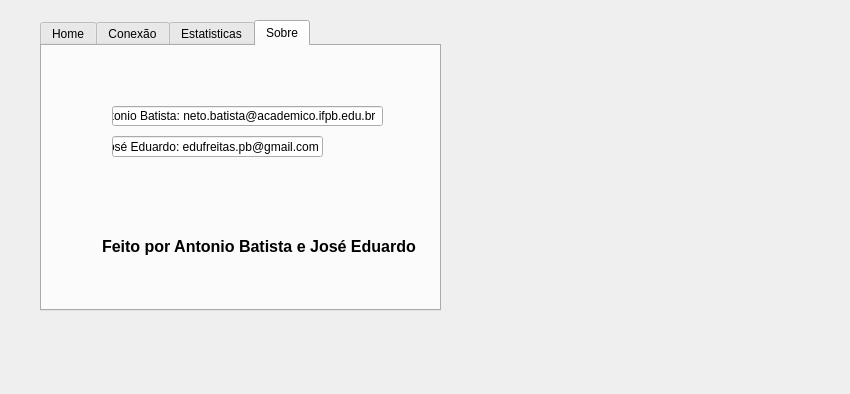
<?xml version="1.0" encoding="UTF-8"?>
<ui version="4.0">
 <class>MainWindow</class>
 <widget class="QMainWindow" name="MainWindow">
  <property name="geometry">
   <rect>
    <x>0</x>
    <y>0</y>
    <width>850</width>
    <height>394</height>
   </rect>
  </property>
  <property name="windowTitle">
   <string>MainWindow</string>
  </property>
  <widget class="QWidget" name="centralwidget">
   <widget class="QTabWidget" name="tabWidget">
    <property name="geometry">
     <rect>
      <x>40</x>
      <y>20</y>
      <width>401</width>
      <height>291</height>
     </rect>
    </property>
    <property name="currentIndex">
     <number>3</number>
    </property>
    <widget class="QWidget" name="tab">
     <attribute name="title">
      <string>Home</string>
     </attribute>
     <widget class="QLabel" name="label_3">
      <property name="geometry">
       <rect>
        <x>-4</x>
        <y>0</y>
        <width>401</width>
        <height>271</height>
       </rect>
      </property>
      <property name="text">
       <string/>
      </property>
      <property name="pixmap">
       <pixmap>../../../../../Pictures/Cats Gifs/Simple-Wallpaper-Full-HD-Free-Download-Wallpaperxyz-dot-Com-2.png</pixmap>
      </property>
      <property name="scaledContents">
       <bool>true</bool>
      </property>
     </widget>
     <widget class="QPushButton" name="btnAction">
      <property name="geometry">
       <rect>
        <x>154</x>
        <y>192</y>
        <width>91</width>
        <height>41</height>
       </rect>
      </property>
      <property name="text">
       <string>Alimentar</string>
      </property>
     </widget>
     <widget class="QLabel" name="label_6">
      <property name="geometry">
       <rect>
        <x>130</x>
        <y>40</y>
        <width>251</width>
        <height>41</height>
       </rect>
      </property>
      <property name="font">
       <font>
        <family>Mongolian Baiti</family>
        <pointsize>15</pointsize>
        <weight>50</weight>
        <bold>false</bold>
       </font>
      </property>
      <property name="text">
       <string>Meown - Alimentador de Pets</string>
      </property>
     </widget>
    </widget>
    <widget class="QWidget" name="tab_3">
     <attribute name="title">
      <string>Conexão</string>
     </attribute>
     <widget class="QWidget" name="layoutWidget">
      <property name="geometry">
       <rect>
        <x>20</x>
        <y>20</y>
        <width>361</width>
        <height>211</height>
       </rect>
      </property>
      <layout class="QVBoxLayout" name="verticalLayout">
       <item>
        <widget class="QLabel" name="status_conexao">
         <property name="font">
          <font>
           <family>Bahnschrift Light</family>
           <pointsize>17</pointsize>
           <weight>3</weight>
           <italic>false</italic>
           <bold>false</bold>
           <strikeout>false</strikeout>
          </font>
         </property>
         <property name="styleSheet">
          <string notr="true">font: 25 17pt &quot;Bahnschrift Light&quot;;</string>
         </property>
         <property name="text">
          <string>&lt;html&gt;&lt;head/&gt;&lt;body&gt;&lt;p align=&quot;center&quot;&gt;&lt;span style=&quot; color:#ffff7f;&quot;&gt;Status: Desconectado&lt;/span&gt;&lt;/p&gt;&lt;/body&gt;&lt;/html&gt;</string>
         </property>
         <property name="alignment">
          <set>Qt::AlignCenter</set>
         </property>
        </widget>
       </item>
       <item>
        <layout class="QHBoxLayout" name="horizontalLayout">
         <item>
          <widget class="QLabel" name="label">
           <property name="styleSheet">
            <string notr="true">font: 25 15pt &quot;Bahnschrift Light&quot;;</string>
           </property>
           <property name="text">
            <string>Porta:</string>
           </property>
          </widget>
         </item>
         <item>
          <widget class="QComboBox" name="box_serial"/>
         </item>
        </layout>
       </item>
       <item>
        <layout class="QHBoxLayout" name="horizontalLayout_2">
         <item>
          <widget class="QLabel" name="label_2">
           <property name="styleSheet">
            <string notr="true">font: 25 15pt &quot;Bahnschrift Light&quot;;</string>
           </property>
           <property name="text">
            <string>Velocidade:</string>
           </property>
          </widget>
         </item>
         <item>
          <widget class="QComboBox" name="box_velocidade"/>
         </item>
        </layout>
       </item>
       <item>
        <widget class="QPushButton" name="btnPlug">
         <property name="styleSheet">
          <string notr="true">font: 25 15pt &quot;Bahnschrift Light&quot;;</string>
         </property>
         <property name="text">
          <string>Conectar</string>
         </property>
        </widget>
       </item>
      </layout>
     </widget>
     <widget class="QLabel" name="label_4">
      <property name="geometry">
       <rect>
        <x>0</x>
        <y>-8</y>
        <width>401</width>
        <height>311</height>
       </rect>
      </property>
      <property name="text">
       <string/>
      </property>
      <property name="pixmap">
       <pixmap>../../../../../Pictures/Cats Gifs/80043072_1821039988195284_1060147325618314980_n.jpg</pixmap>
      </property>
      <property name="scaledContents">
       <bool>true</bool>
      </property>
     </widget>
     <zorder>label_4</zorder>
     <zorder>layoutWidget</zorder>
    </widget>
    <widget class="QWidget" name="tab_4">
     <attribute name="title">
      <string>Estatisticas</string>
     </attribute>
     <widget class="QLabel" name="label_5">
      <property name="geometry">
       <rect>
        <x>0</x>
        <y>0</y>
        <width>401</width>
        <height>281</height>
       </rect>
      </property>
      <property name="text">
       <string/>
      </property>
      <property name="pixmap">
       <pixmap>../../../../../Pictures/Cats Gifs/72433.jpg</pixmap>
      </property>
      <property name="scaledContents">
       <bool>true</bool>
      </property>
     </widget>
     <widget class="QTableWidget" name="tabelaStats">
      <property name="geometry">
       <rect>
        <x>110</x>
        <y>80</y>
        <width>261</width>
        <height>91</height>
       </rect>
      </property>
      <property name="styleSheet">
       <string notr="true">font: 25 10pt &quot;Bahnschrift Light&quot;;</string>
      </property>
      <property name="sizeAdjustPolicy">
       <enum>QAbstractScrollArea::AdjustToContents</enum>
      </property>
      <property name="alternatingRowColors">
       <bool>true</bool>
      </property>
      <property name="selectionMode">
       <enum>QAbstractItemView::NoSelection</enum>
      </property>
      <property name="textElideMode">
       <enum>Qt::ElideLeft</enum>
      </property>
      <property name="showGrid">
       <bool>true</bool>
      </property>
      <property name="gridStyle">
       <enum>Qt::DotLine</enum>
      </property>
      <property name="columnCount">
       <number>1</number>
      </property>
      <attribute name="horizontalHeaderVisible">
       <bool>false</bool>
      </attribute>
      <attribute name="horizontalHeaderCascadingSectionResizes">
       <bool>false</bool>
      </attribute>
      <attribute name="horizontalHeaderHighlightSections">
       <bool>true</bool>
      </attribute>
      <attribute name="verticalHeaderCascadingSectionResizes">
       <bool>true</bool>
      </attribute>
      <attribute name="verticalHeaderShowSortIndicator" stdset="0">
       <bool>false</bool>
      </attribute>
      <attribute name="verticalHeaderStretchLastSection">
       <bool>false</bool>
      </attribute>
      <row>
       <property name="text">
        <string>Tempo médio de refeição</string>
       </property>
      </row>
      <row>
       <property name="text">
        <string>Vezes que se alimentou</string>
       </property>
      </row>
      <row>
       <property name="text">
        <string>Nível de comida</string>
       </property>
      </row>
      <column/>
     </widget>
    </widget>
    <widget class="QWidget" name="Sobre">
     <attribute name="title">
      <string>Sobre</string>
     </attribute>
     <widget class="QLabel" name="label_8">
      <property name="geometry">
       <rect>
        <x>50</x>
        <y>0</y>
        <width>351</width>
        <height>271</height>
       </rect>
      </property>
      <property name="text">
       <string/>
      </property>
      <property name="pixmap">
       <pixmap>../../../../../Pictures/Cats Gifs/anime-cat-cute-kawaii-Favim.com-776809.jpg</pixmap>
      </property>
      <property name="scaledContents">
       <bool>true</bool>
      </property>
     </widget>
     <widget class="QLabel" name="label_7">
      <property name="geometry">
       <rect>
        <x>60</x>
        <y>150</y>
        <width>331</width>
        <height>101</height>
       </rect>
      </property>
      <property name="font">
       <font>
        <pointsize>12</pointsize>
        <weight>75</weight>
        <bold>true</bold>
       </font>
      </property>
      <property name="text">
       <string>Feito por Antonio Batista e José Eduardo</string>
      </property>
     </widget>
     <widget class="QLineEdit" name="lineEdit">
      <property name="geometry">
       <rect>
        <x>70</x>
        <y>90</y>
        <width>211</width>
        <height>21</height>
       </rect>
      </property>
      <property name="text">
       <string>José Eduardo: edufreitas.pb@gmail.com</string>
      </property>
     </widget>
     <widget class="QLineEdit" name="lineEdit_2">
      <property name="geometry">
       <rect>
        <x>70</x>
        <y>60</y>
        <width>271</width>
        <height>20</height>
       </rect>
      </property>
      <property name="text">
       <string>Antonio Batista: neto.batista@academico.ifpb.edu.br </string>
      </property>
     </widget>
    </widget>
   </widget>
  </widget>
 </widget>
 <resources/>
 <connections/>
</ui>
